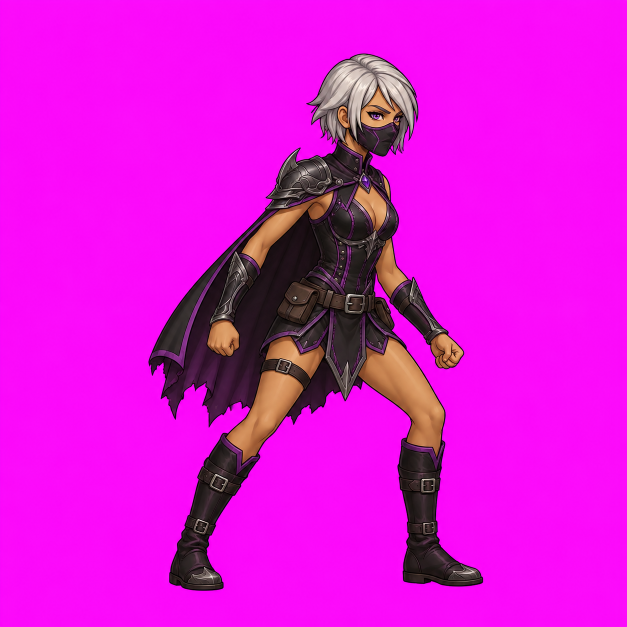
#> input picture Animations/Assassin/reference_image.png, 1254 x 1254 px, given in place of armored_block_6frame_strip.png, which was not available (shown at 1/2 size)
$ python make_block_strip.py
#> lines starting #> are read from the running program, lines starting #| are printed output that depends on the picture
#!/usr/bin/env python3
"""Builds the Warrior's BLOCK strip and its first-draft files (2026-11-10).

  python Animations/Warrior/block/source/make_block_strip.py

1. Cuts the user's ChatGPT sheet (armored_block_6frame_sheet.png, 1536 x 1024, 3 x 2) like the Hit (docs/PLAYBOOK.md): slice_keypose_sheet.py, 408 px tall, heel on x 160, frames 1 and 6 scaled to exactly 408.
2. Replaces frames 1 and 6 by the IDLE's frame 1 (the sheet's two guard-stance frames matched the idle at 0.935 of the silhouette, the Hit's at 0.967: the pack starts and ends on the idle, so it is the idle's own frame, no pop).
3. Writes the placement (fps 12, blockFrame 4: the frame on screen when the blow lands, like the dodge's evadeFrame) and DRAFT hand marks: the fists read off the frames by eye (frames 2 to 5), the idle's marks for frames 1 and 6;
   the near fist (the off hand, the second sword, in front of the body) at the face on frames 3 and 4 with the blade tilted forward, the far fist (the main hand, the first sword, behind the body) beside it with the blade tilted back,
   so the two blades cross in front of the face. The user re-marks them in the hand tool.
"""
import json, os, subprocess, sys
import numpy as np
from PIL import Image

HERE = os.path.dirname(os.path.abspath(__file__))
WB = os.path.abspath(os.path.join(HERE, ".."))
ROOT = os.path.abspath(os.path.join(WB, "..", "..", ".."))
TOOLS = os.path.join(ROOT, "source", "tools")
SHEET = os.path.join(HERE, "armored_block_6frame_sheet.png")
STRIP = os.path.join(WB, "armored_block_6frame_strip.png")
IDLE = os.path.join(ROOT, "Animations", "Warrior", "idle", "armored_idle_strip.png")
IDLE_MARKS = os.path.join(ROOT, "Animations", "Warrior", "idle", "armored_idle_strip.hand-anchors.json")
HIT_MARKS = os.path.join(ROOT, "Animations", "Warrior", "hit", "armored_hit_6frame_strip.hand-anchors.json")

# 1. cut
subprocess.check_call([sys.executable, os.path.join(TOOLS, "slice_keypose_sheet.py"), SHEET, STRIP, "--cols", "3", "--rows", "2", "--height", "408", "--scale-from", "median", "--modes", "heel", "--heel-x", "160",
                       "--fit", "1,6", "--despill-band", "10", "--despill-thr", "4"], cwd=TOOLS)
#> (this line was passed over: subprocess is not available in this run)
# 2. frames 1 and 6 = the idle's frame 1
st = Image.open(STRIP).convert("RGBA"); idle = Image.open(IDLE).convert("RGBA").crop((0, 0, 512, 512))
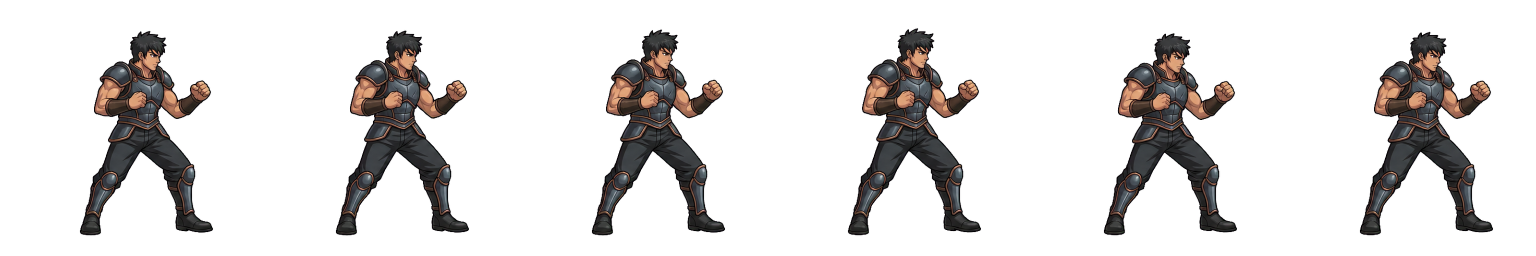
#> input picture Animations/Warrior/idle/armored_idle_strip.png, 3072 x 512 px (shown at 1/2 size)
#> after `idle = Image.open(IDLE).convert('RGBA').crop((0, 0, 512, 512))`:
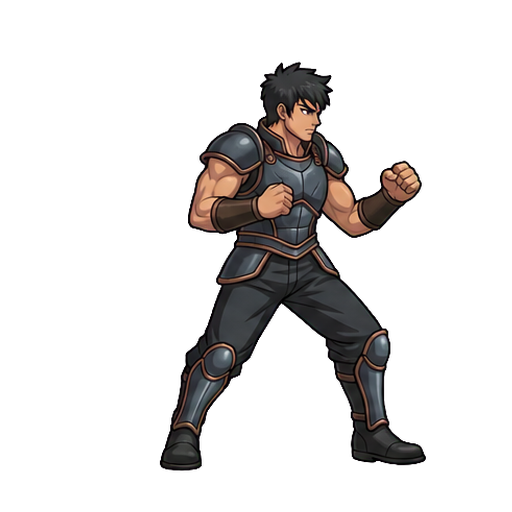
#> idle: PIL image 512x512 RGBA; mean R, G, B, A 12.8, 10.9, 10.3, 45; transparent parts drawn white
for k in (0, 5):
    st.paste((0, 0, 0, 0), (k * 512, 0, k * 512 + 512, 512)); st.alpha_composite(idle, (k * 512, 0))
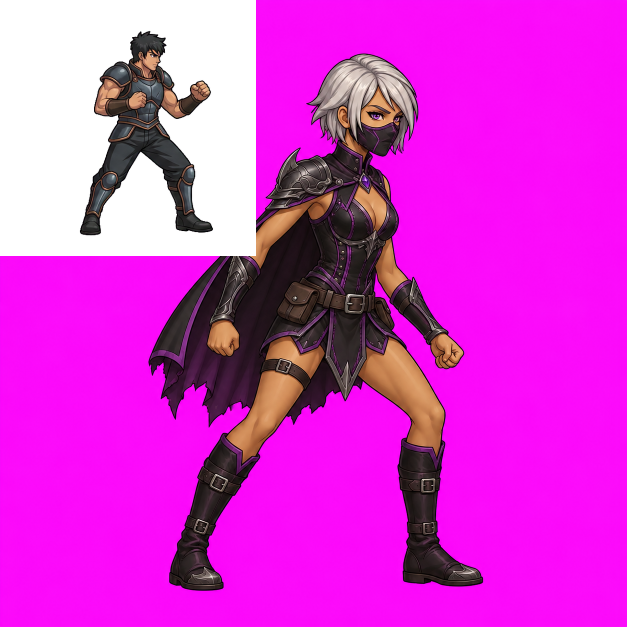
#> st: PIL image 1254x1254 RGBA (shown at 1/2 size); mean R, G, B, A 181.5, 19.3, 174.6, 220; transparent parts drawn white
st.save(STRIP)
# 3. placement
pl = {"format": "frame-placement/1", "animation": "block", "file": os.path.basename(STRIP), "frames": 6, "fps": 12, "blockFrame": 4,
      "note": "blockFrame: the frame on screen when the blow lands (the page starts the pack early enough); frames 1 and 6 are the idle's frame 1"}
json.dump(pl, open(STRIP.replace(".png", ".placement.json"), "w"), indent=1)
# 4. draft marks: fist centres in px of the 512 frame, read off the frames by eye
FISTS = {   # frame: (near fist = off hand, far fist = main hand)
    2: ((283, 207), (385, 157)),
    3: ((345, 143), (381, 183)),
    4: ((273, 147), (320, 180)),
    5: ((325, 147), (371, 183)),
}
ANG = {2: (15, -40), 3: (35, -38), 4: (38, -34), 5: (30, -38)}   # frame: (off blade, main blade) in degrees, 0 = up, clockwise positive
#> (the run stopped early here; a loop or call above may not have finished)
